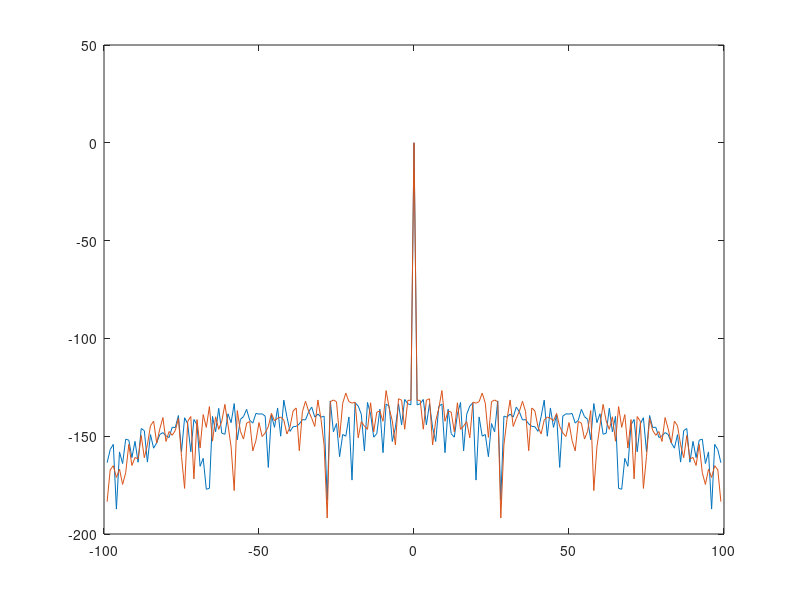

Reproduce this figure in MATLAB. (Note: this script raises an error after producing the figure.)
clear
figure

plotLog = 1;

% Normalize log plot
normLog = 1;

addpath('C:\Users\Zemp-Lab\Desktop\OvernightPairGeneration\GitCodes\CompNOCodes\FastCompOptimizer')
addpath('C:\Users\User\Google Drive\Grad_School\HighSpeedCodes\CompNOCodes\FastCompOptimizer')

%% Load in the appropriate pairs

% tempDat = load('bestPairsSQP41');
tempDat = load('lowAllCC_2pairs_length100_15p8');

x = tempDat.('x');
numPairs = size(x,1)/2;
N = size(x,2);

%% Plot autocorrelation
% Create x axis (shift from -(codeLength-1) to +(codeLength-1)
xAxis = -(N-1):(N-1);

maxACF = -1;
for i = 1:numPairs
    % Keep track of largest mainlobe value
    currPair = x((2*i-1):2*i,:);
    currAc = xcorr(currPair(1,:)) + xcorr(currPair(2,:));
    
    maxVal =  max(abs(currAc));
    
    if(maxVal > maxACF)
        maxACF = maxVal;
    end
end


minACFMain = -1;
for i=1:numPairs
    currPair = x((2*i-1):2*i,:);
    currAc = xcorr(currPair(1,:)) + xcorr(currPair(2,:));
    [maxVal, whereMax] = max(currAc);
    currAc(whereMax) = 0;
    sideMax = max(currAc);
    
    % mainToSide = maxVal/sideMax; % Check main-sidelobe in ACF is good
    
    if(plotLog == 1)
        if(normLog == 1)
             plot(xAxis,20*log10(abs(xcorr(currPair(1,:)) + xcorr(currPair(2,:)))/maxACF + eps));  
        else
             plot(xAxis,20*log10(abs(xcorr(currPair(1,:)) + xcorr(currPair(2,:))) + eps));  
        end
    else
       plot(xAxis,xcorr(currPair(1,:)) + xcorr(currPair(2,:)));  
    end
           
    hold on
    
    % Keep track of smallest mainlobe value
    if (maxVal < minACFMain || minACFMain == -1)
        minACFMain = maxVal;
    end   
end    

% Min ACF mainlobe to CCF sidelobe ratio
ACFToCCF = minACFMain / maxXcorr(x,[]);
% ACFToCCF = minACFMain / maxXcorr(x, intervals);
disp('ACF to CCF:');
disp(ACFToCCF);

% Plot pairwise sum of cross correlation
plotCcSum = 1;

if (plotCcSum == 1 && numPairs > 1)

    pairChoices = nchoosek(1:numPairs,2);
    for i = 1:size(pairChoices,1)
        % We find the sum of pairwise cross correlations
        % Ex. for pair A and pair B, we sum xcorr(A1,B1) + xcorr(A2,B2)
        currChoices = pairChoices(i,:);
        firstPair = x((2*currChoices(1)-1):2*currChoices(1),:);
        secPair = x((2*currChoices(2)-1):2*currChoices(2),:);

        currXcorr = xcorr(firstPair(1,:),secPair(1,:)) + xcorr(firstPair(2,:),secPair(2,:));
        if(plotLog == 1)
            if(normLog == 1)
                plot(xAxis,20*log10(abs(currXcorr)/maxACF+eps));
            else
                plot(xAxis,20*log10(abs(currXcorr)+eps));
            end
        else
            plot(xAxis,currXcorr)
        end
        hold on
    end
    title(sprintf('ACF and CCF with Code Length = %d and #Pairs = %d', N,numPairs));
else      
    title(sprintf('ACF with Code Length = %d and #Pairs = %d', N,numPairs));
end

xlabel('Shift amount')
if(plotLog == 1)
   ylabel('Magnitude (dB)') 
else
   ylabel('Magnitude')  
end

% Record the ACF to CCF ratio
str = sprintf('ACF to CCF ratio: %1.2f',ACFToCCF);
dim = [.2 .5 .3 .3];
annotation('textbox',dim,'String',str,'FitBoxToText','on');
